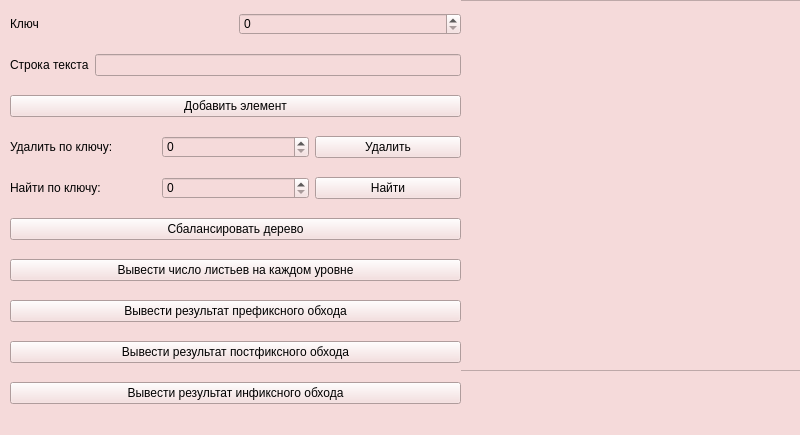
<?xml version="1.0" encoding="UTF-8"?>
<ui version="4.0">
 <class>MainWindow</class>
 <widget class="QMainWindow" name="MainWindow">
  <property name="geometry">
   <rect>
    <x>0</x>
    <y>0</y>
    <width>800</width>
    <height>435</height>
   </rect>
  </property>
  <property name="windowTitle">
   <string>MainWindow</string>
  </property>
  <property name="styleSheet">
   <string notr="true">background-color: rgb(245, 218, 218);
color: rgb(0, 0, 0);
font: 700 italic 15pt &quot;Ubuntu&quot;;</string>
  </property>
  <widget class="QWidget" name="centralwidget">
   <widget class="QTreeView" name="treeView">
    <property name="geometry">
     <rect>
      <x>460</x>
      <y>0</y>
      <width>341</width>
      <height>371</height>
     </rect>
    </property>
   </widget>
   <widget class="QWidget" name="layoutWidget">
    <property name="geometry">
     <rect>
      <x>10</x>
      <y>0</y>
      <width>451</width>
      <height>422</height>
     </rect>
    </property>
    <layout class="QVBoxLayout" name="verticalLayout">
     <item>
      <layout class="QHBoxLayout" name="horizontalLayout">
       <item>
        <widget class="QLabel" name="lbl_key">
         <property name="text">
          <string>Ключ</string>
         </property>
        </widget>
       </item>
       <item>
        <widget class="QSpinBox" name="spb_val"/>
       </item>
      </layout>
     </item>
     <item>
      <layout class="QHBoxLayout" name="horizontalLayout_2">
       <item>
        <widget class="QLabel" name="lbl_value">
         <property name="text">
          <string>Строка текста</string>
         </property>
        </widget>
       </item>
       <item>
        <widget class="QLineEdit" name="lineEditText"/>
       </item>
      </layout>
     </item>
     <item>
      <widget class="QPushButton" name="bnt_add_item">
       <property name="text">
        <string>Добавить элемент</string>
       </property>
      </widget>
     </item>
     <item>
      <layout class="QHBoxLayout" name="horizontalLayout_3">
       <item>
        <widget class="QLabel" name="lbl_del">
         <property name="text">
          <string>Удалить по ключу:</string>
         </property>
        </widget>
       </item>
       <item>
        <widget class="QSpinBox" name="spb_delValue"/>
       </item>
       <item>
        <widget class="QPushButton" name="bnt_remove">
         <property name="text">
          <string>Удалить</string>
         </property>
        </widget>
       </item>
      </layout>
     </item>
     <item>
      <layout class="QHBoxLayout" name="horizontalLayout_4">
       <item>
        <widget class="QLabel" name="lbl_find">
         <property name="text">
          <string>Найти по ключу:</string>
         </property>
        </widget>
       </item>
       <item>
        <widget class="QSpinBox" name="spb_findValue"/>
       </item>
       <item>
        <widget class="QPushButton" name="bnt_search">
         <property name="text">
          <string>Найти</string>
         </property>
        </widget>
       </item>
      </layout>
     </item>
     <item>
      <widget class="QPushButton" name="bnt_balanse">
       <property name="text">
        <string>Сбалансировать дерево</string>
       </property>
      </widget>
     </item>
     <item>
      <widget class="QPushButton" name="bnt_cnt_of_list">
       <property name="text">
        <string>Вывести число листьев на каждом уровне</string>
       </property>
      </widget>
     </item>
     <item>
      <widget class="QPushButton" name="bnt_pre">
       <property name="text">
        <string>Вывести результат префиксного обхода</string>
       </property>
      </widget>
     </item>
     <item>
      <widget class="QPushButton" name="bnt_post">
       <property name="text">
        <string>Вывести результат постфиксного обхода</string>
       </property>
      </widget>
     </item>
     <item>
      <widget class="QPushButton" name="bnt_in">
       <property name="text">
        <string>Вывести результат инфиксного обхода</string>
       </property>
      </widget>
     </item>
    </layout>
   </widget>
  </widget>
  <widget class="QMenuBar" name="menubar">
   <property name="geometry">
    <rect>
     <x>0</x>
     <y>0</y>
     <width>800</width>
     <height>33</height>
    </rect>
   </property>
  </widget>
  <widget class="QStatusBar" name="statusbar"/>
 </widget>
 <resources/>
 <connections/>
</ui>
